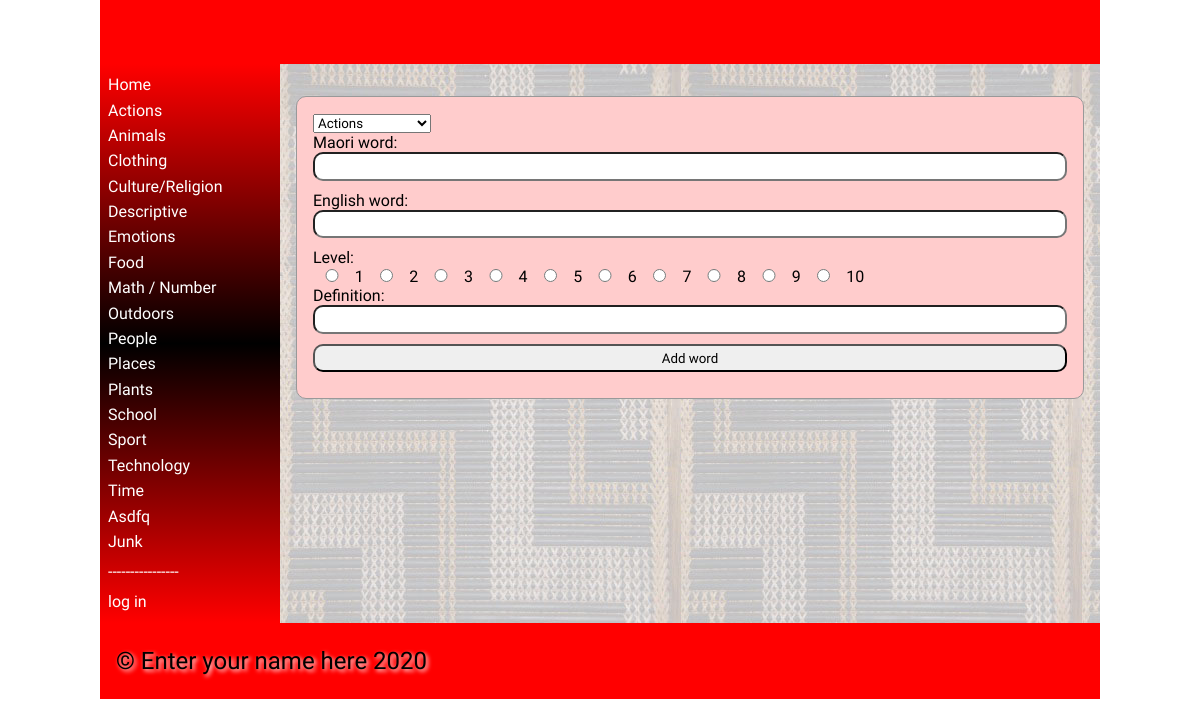
The app's page /add_words with its own data.
### tables this page shows
CREATE TABLE category
(
	id integer
		constraint category_pk
			primary key autoincrement,
	category varchar(30)
);

### app.py (the view, shortened to what this page needs)
@app.route("/add_words",methods=['POST','GET'])
def add_words():
    error = request.args.get('error')
    if error == None:
        error = ""
    return render_template("add_words.html",error=error,logged_in=is_logged_in(),categories=categories(),is_admin=is_admin())

### app.py (called while the page is built)
def create_connection(db_file):
    try:
        connection = sqlite3.connect(db_file)
        connection.execute('pragma foreign_keys=ON')
        return connection
    except Error as error:
        print(error)
    return None

def is_logged_in():
    if session.get('email') == None:
        print("not logged in ")
        return False
    else:
        print("logged in")
        return True

def is_admin():
    if session.get('admin') != 1:
        print("not admin ")
        return False
    else:
        print("is admin")
        return True

def categories():
    con = create_connection(DATABASE)
    query = "SELECT category,id FROM category"
    cur = con.cursor()
    cur.execute(query)
    category_list = cur.fetchall()
    con.close()
    return category_list

### templates/add_words.html (shortened to what this page needs)
{% extends 'base.html' %}
{% block main %}
<form class = "dataForm" method = "POST">
    <div class ="form-group">
        <div class = "form-element">
            <select  name ="Categories" id = "Categories" >
                {% for category in categories %}
                    <option value = "{{ category[1] }}">{{ category[0] }}</option>
                {% endfor %}
            </select>
        </div>
    </div>
    <div class ="form-group">
        <div class ="form-label">Maori word:</div>
            <div class = "form-element"><input type = "text" name ="Maori" id = "Maori" required></div>
    </div>
    <div class ="form-group">
        <div class ="form-label">English word:</div>
            <div class = "form-element"><input type = "text" name ="English" id = "English" required></div>
    </div>
    <div class ="form-group">
        <div class ="form-label">Level:</div>
        {% for i in range(10) %}
            <input type = "radio" name = "Level"  value = "{{i + 1 }}"  required>
            <label>{{ i + 1 }}</label>
        {% endfor %}
    </div>
    <div class ="form-group">
        <div class ="form-label">Definition:</div>
            <div class = "form-element"><input type = "text" name ="Definition" id = "Definition" required></div>
    </div>
    <div class ="form-group">
            <div class ="form-element"><input type = "submit" value="Add word"></div>
    </div>
</form>
{% endblock %}

### templates/base.html (shortened to what this page needs)
<!doctype html>
<html lang="en">
<head>
	<link href="{{ url_for('static', filename='css/style.css') }}" rel="stylesheet">
</head>
<body>
	<div id="container">
		<header>
			<h1>{% block heading %}{% endblock %}</h1>
		</header>
		<nav>
			<ul>
                <li><a href="\">Home</a></li>
                {% for category in categories %}
                    <li><a href="/category/{{ category[1] }}/0">{{ category[0] }}</a></li>
                {% endfor %}
                 <p style = "color:white;">----------------</p>
                {% if logged_in %}
                     <li><a href = "/logout">log out</a></li>
                {% else %}
                    <li><a href = "/login">log in</a></li>
                {% endif %}
			</ul>
		</nav>
		<main>
            {% block main%}{% endblock %}
        </main>
		<footer>
			<p>
				&copy; Enter your name here 2020
			</p>
		</footer>
	</div>
</body>
</html>

### static/css/style.css (style rules this page uses)
* { font-family: Comfortaa, sans-serif; margin: 0; padding: 0; box-sizing: border-box; }
#container { display: grid; grid-template-columns: 75px auto; grid-template-areas: 'nav header' 'main main' 'footer footer'; }
.dataForm input[type='radio'] { width: 5%; margin: 0px 0px; }
header { grid-area: header; background-color: #f00; padding: 1rem; }
nav { grid-area: nav; }
main { grid-area: main; padding: 1rem; background-color: #edd; }
h1, h2, h3, h4 { padding: 1rem 0; font-family: 'Suez One', serif; color: #000; text-shadow: 2px 2px 4px #fff; }
p { padding: 0.5rem 0; }
a { color: #222; }
.dataForm { margin: 1rem 0; border: 1px solid #999; padding: 1rem; background-color: #fcc; border-radius: 10px; }
.dataForm input, textarea { width: 100%; border-radius: 10px; padding: 0.3rem; margin-bottom: 10px; }
footer { grid-area: footer; padding: 1rem; background-color: #f00; }
footer p { color: #000; text-shadow: 2px 2px 4px #fff; font-size: 1.5rem; }
@media only screen and (min-width: 768px) { #container { grid-template-columns: 180px auto; grid-template-areas: 'header header' 'nav main' 'footer footer'; } }
@media only screen and (min-width: 768px) { nav { background: linear-gradient(180deg, rgba(255,0,0,1) 0%, rgba(0, 0, 0, 1) 50%, rgba(255,0,0,1) 100%); padding: 0.5rem; } }
@media only screen and (min-width: 768px) { nav ul { list-style: none; } }
@media only screen and (min-width: 768px) { nav li { padding: 0.2rem 0; } }
@media only screen and (min-width: 768px) { nav a { color: #fff; text-decoration: none; } }
@media only screen and (min-width: 768px) { main { background-image: url('/poutama.jpg'); } }
@media only screen and (min-width: 1000px) { #container { width: 1000px; margin: auto; } }

### records on screen
category: category "Actions"
category: category "Animals"
category: category "Clothing"
category: category "Culture/Religion"
category: category "Descriptive"
category: category "Emotions"
category: category "Food"
category: category "Math / Number"
category: category "Outdoors"
category: category "People"
category: category "Places"
category: category "Plants"
category: category "School"
category: category "Sport"
category: category "Technology"
category: category "Time"
category: category "Asdfq"
category: category "Junk"

### other values on screen
{{ i + 1 }} "1" "2" "3" "4" "5" "6" "7" "8" "9" "10"
form field Categories "Actions"
